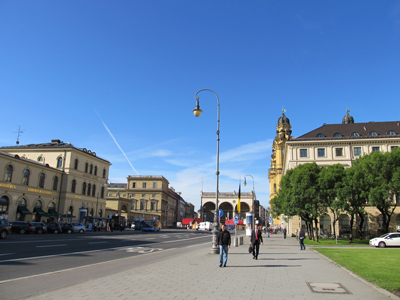
#> input picture lab#7/city.jpg, 400 x 300 px
$ jupyter execute --allow-errors 'prelab#7.ipynb'   (shell and % lines are left out)
#> lines starting #> are read from the running program, lines starting #| are printed output that depends on the picture
[cell 1]
# Author: Yilin ZHENG
import numpy as np
import pandas as pd
from sklearn.cluster import KMeans
from sklearn.mixture import GaussianMixture
from numpy.matlib import repmat
from scipy import ndimage
from sklearn.preprocessing import normalize
import matplotlib.pyplot as plt
import cv2

1. Image segmentation

[cell 2]
# load image
image_path = "./city.jpg"
image = cv2.imread(image_path)
#> image is the input picture: shape (300, 400, 3); mean B, G, R 162.2, 128.8, 100.2
# Referenced from https://github.com/FilippoGrazioli/KMeansClustering
def k_means(image, cluster_num, verbose=False):
    samples, dim = image.shape
    centers = image[np.random.choice(range(samples), size=cluster_num)]
    old_labels = np.zeros(shape=cluster_num)
    while True:
        distances = np.zeros((samples, cluster_num))
        for cluster_idx, cluster in enumerate(centers):
            distances[:, cluster_idx] = np.sum(np.square(image - repmat(cluster, samples, 1)), axis=1)
        new_labels = np.argmin(distances, axis=1)
        for l in range(0, cluster_num):
            centers[l] = np.mean(image[new_labels==l], axis=0)
        if verbose:
            fig, ax = plt.subplots()
            ax.scatter(image[:, 0], image[:, 1], cluster=new_labels, s=40)
            ax.plot(centers[:, 0], centers[:, 1], 'r*', markersize=20)
            plt.waitforbuttonpress()
            plt.close()
        if np.all(new_labels == old_labels):
            break
        old_labels = new_labels
    return new_labels

def image_segmentation(image_path, cluster_num):
#> called with image_path = './city.jpg', cluster_num = 6
    image = np.float32(cv2.imread(image_path))
    h, w, c = image.shape
#> h = 300; w = 400; c = 3
    row_indexes = np.arange(0, h)
#> row_indexes = 300 values from 0 to 299
    col_indexes = np.arange(0, w)
#> col_indexes = 400 values from 0 to 399
    coordinates = np.zeros(shape=(h, w, 2))
    coordinates[..., 0] = normalize(repmat(row_indexes, w, 1).T)
    coordinates[..., 1] = normalize(repmat(col_indexes, h, 1))
    data = np.concatenate((image, coordinates), axis=-1)
    data = np.reshape(data, newshape=(w * h, 5))
    labels = k_means(data, cluster_num=cluster_num)
#> in k_means, `centers = image[np.random.choice(range(samples), size=cluster_num)]`: centers = [[166, 159, 142, 0.05, 0.0581], [231, 152, 85, 0.05, 0.0796], [224, 144, 83, 0.05, 0.0462], [135, 147, 147, 0.05, 0.0764], [230, 150, 85, 0.05, 0.0631], [224, 142, 84, 0.05, 0.00933]]
#> after the loop in k_means, `while True:`: centers = [[178.8, 183.5, 183.1, 0.05, 0.0498], [241.6, 170.4, 109.8, 0.05, 0.0314], [225.2, 143.9, 80.97, 0.05, 0.0472], [75.95, 90.83, 91.17, 0.05, 0.0429], [229.1, 148.8, 85.48, 0.05, 0.0392], [206.5, 123.5, 68.8, 0.0494, 0.047]]
    fig, ax = plt.subplots(1, 2)
    ax[0].imshow(cv2.cvtColor(image, cv2.COLOR_BGR2RGB).astype(np.uint8))
    ax[0].axis('off')
    ax[1].imshow(np.reshape(labels, (h, w)), cmap="hsv")
    ax[1].axis('off')
    plt.savefig("segmentation_city.jpg")
    plt.show()

#> (a cell that did not finish here is left out)

3. GMM

[cell 4]
# Read image
img = cv2.imread("./city.jpg", 0)
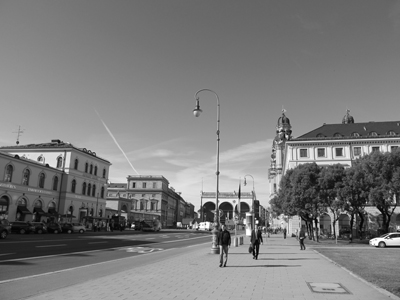
#> img: shape (300, 400); min 0, max 255, mean 124
hist = cv2.calcHist([img],[0],None,[256],[0,256])
#> hist = 256 values, max 1643 at index 115, min 2 at index 0, mean 468.8
hist[0] = 0     # Removes background pixels

data = img.ravel()
data = data[data != 0]
data = data[data != 1]  #Removes background pixels (intensities 0 and 1)

# Fit GMM
gmm = GaussianMixture(n_components = 6)
gmm = gmm.fit(X=np.expand_dims(data,1))

# Evaluate GMM
gmm_x = np.linspace(0,253,256)
gmm_y = np.exp(gmm.score_samples(gmm_x.reshape(-1,1)))
#> gmm_y = 256 values, max 0.0127 at index 112, min 1.6e-05 at index 255, mean 0.00394

# Plot histograms and gaussian curves
fig, ax = plt.subplots()
ax.hist(img.ravel(), 255, [2,256], density=True)
ax.plot(gmm_x, gmm_y, color="crimson", lw=4, label="GMM")
ax.set_ylabel("Frequency")
ax.set_xlabel("Pixel Intensity")
plt.legend()
plt.savefig("GMM_city.jpg")
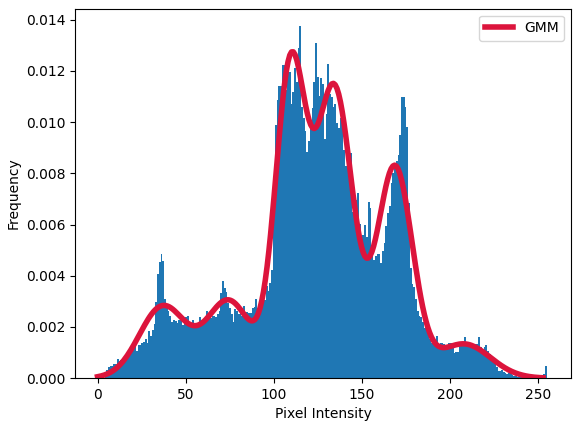
#> figure drawn by matplotlib, 1 panel; tallest bar 0.0137 high, from x = 114.6 to 115.6; curve peaks at x = 111.1, y = 0.0127
plt.show()

# Estimation
plt.title("Means")
plt.plot(gmm.means_, '-')
plt.show()
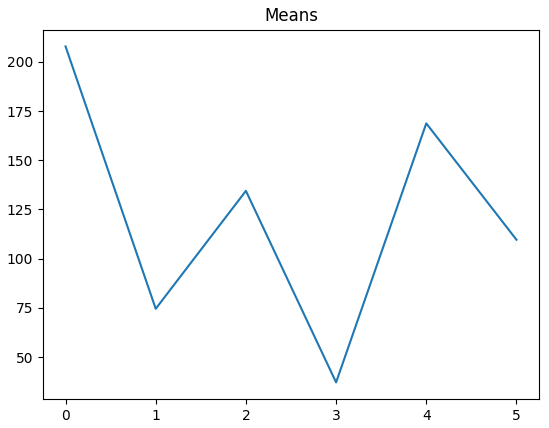
#> figure drawn by matplotlib, 1 panel
plt.title("Covariances")
plt.plot(gmm.covariances_.flatten(), '-')
plt.show()
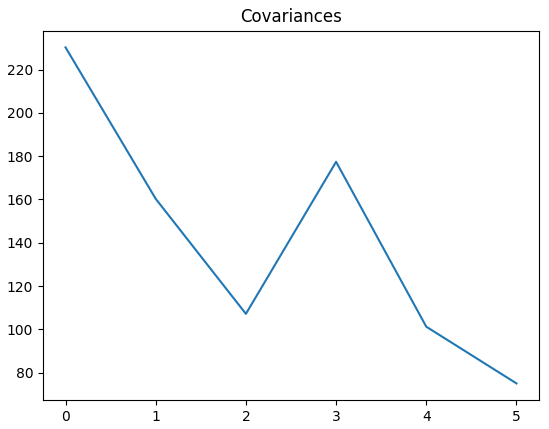
#> figure drawn by matplotlib, 1 panel

[cell 5]
img = cv2.imread("./segmentation_city.jpg", 0)
hist = cv2.calcHist([img],[0],None,[256],[0,256])
#> hist = 256 values from 0 to 0
hist[0] = 0     # Removes background pixels

#> (the rest of this cell did not finish here and is left out)
